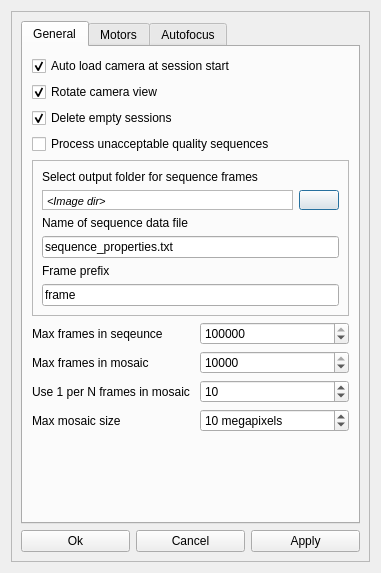
<?xml version="1.0" encoding="UTF-8"?>
<ui version="4.0">
 <class>optionsDialog</class>
 <widget class="QDialog" name="optionsDialog">
  <property name="geometry">
   <rect>
    <x>0</x>
    <y>0</y>
    <width>381</width>
    <height>573</height>
   </rect>
  </property>
  <property name="minimumSize">
   <size>
    <width>0</width>
    <height>0</height>
   </size>
  </property>
  <property name="windowTitle">
   <string>Choose an action:</string>
  </property>
  <property name="modal">
   <bool>true</bool>
  </property>
  <layout class="QVBoxLayout" name="verticalLayout">
   <item>
    <widget class="QFrame" name="frame">
     <property name="frameShape">
      <enum>QFrame::StyledPanel</enum>
     </property>
     <property name="frameShadow">
      <enum>QFrame::Raised</enum>
     </property>
     <layout class="QGridLayout" name="gridLayout_8">
      <item row="0" column="0" colspan="3">
       <widget class="QTabWidget" name="tabWidget">
        <property name="enabled">
         <bool>true</bool>
        </property>
        <property name="currentIndex">
         <number>0</number>
        </property>
        <widget class="QWidget" name="tabGeneral">
         <attribute name="title">
          <string>General</string>
         </attribute>
         <layout class="QGridLayout" name="gridLayout_6">
          <item row="0" column="0" colspan="2">
           <widget class="QCheckBox" name="autoLoadCamera">
            <property name="text">
             <string>Auto load camera at session start</string>
            </property>
            <property name="checked">
             <bool>true</bool>
            </property>
           </widget>
          </item>
          <item row="2" column="0" colspan="2">
           <widget class="QCheckBox" name="deleteEmptySessions">
            <property name="text">
             <string>Delete empty sessions</string>
            </property>
            <property name="checked">
             <bool>true</bool>
            </property>
           </widget>
          </item>
          <item row="4" column="0" colspan="2">
           <widget class="QFrame" name="frame_2">
            <property name="frameShape">
             <enum>QFrame::StyledPanel</enum>
            </property>
            <property name="frameShadow">
             <enum>QFrame::Raised</enum>
            </property>
            <layout class="QGridLayout" name="gridLayout_4">
             <item row="1" column="0" colspan="2">
              <widget class="QTextEdit" name="saveDirTextEdit">
               <property name="sizePolicy">
                <sizepolicy hsizetype="Expanding" vsizetype="Fixed">
                 <horstretch>0</horstretch>
                 <verstretch>10</verstretch>
                </sizepolicy>
               </property>
               <property name="maximumSize">
                <size>
                 <width>16777215</width>
                 <height>20</height>
                </size>
               </property>
               <property name="verticalScrollBarPolicy">
                <enum>Qt::ScrollBarAlwaysOff</enum>
               </property>
               <property name="horizontalScrollBarPolicy">
                <enum>Qt::ScrollBarAlwaysOff</enum>
               </property>
               <property name="html">
                <string>&lt;!DOCTYPE HTML PUBLIC &quot;-//W3C//DTD HTML 4.0//EN&quot; &quot;http://www.w3.org/TR/REC-html40/strict.dtd&quot;&gt;
&lt;html&gt;&lt;head&gt;&lt;meta name=&quot;qrichtext&quot; content=&quot;1&quot; /&gt;&lt;style type=&quot;text/css&quot;&gt;
p, li { white-space: pre-wrap; }
&lt;/style&gt;&lt;/head&gt;&lt;body style=&quot; font-family:'MS Shell Dlg 2'; font-size:8.25pt; font-weight:400; font-style:normal;&quot;&gt;
&lt;p style=&quot; margin-top:0px; margin-bottom:0px; margin-left:0px; margin-right:0px; -qt-block-indent:0; text-indent:0px;&quot;&gt;&lt;span style=&quot; font-size:8pt; font-style:italic;&quot;&gt;&amp;lt;Image dir&amp;gt;&lt;/span&gt;&lt;/p&gt;&lt;/body&gt;&lt;/html&gt;</string>
               </property>
              </widget>
             </item>
             <item row="3" column="0" colspan="3">
              <widget class="QLineEdit" name="sequenceDataLineEdit">
               <property name="text">
                <string>sequence_properties.txt</string>
               </property>
              </widget>
             </item>
             <item row="5" column="0" colspan="3">
              <widget class="QLineEdit" name="framePrefixLineEdit">
               <property name="text">
                <string>frame</string>
               </property>
              </widget>
             </item>
             <item row="2" column="0" colspan="2">
              <widget class="QLabel" name="imageBaseName_5">
               <property name="text">
                <string>Name of sequence data file</string>
               </property>
               <property name="alignment">
                <set>Qt::AlignLeading|Qt::AlignLeft|Qt::AlignVCenter</set>
               </property>
              </widget>
             </item>
             <item row="0" column="0">
              <widget class="QLabel" name="imageBaseName_4">
               <property name="text">
                <string>Select output folder for sequence frames</string>
               </property>
               <property name="alignment">
                <set>Qt::AlignLeading|Qt::AlignLeft|Qt::AlignVCenter</set>
               </property>
              </widget>
             </item>
             <item row="4" column="0" colspan="2">
              <widget class="QLabel" name="imageBaseName_6">
               <property name="text">
                <string>Frame prefix</string>
               </property>
               <property name="alignment">
                <set>Qt::AlignLeading|Qt::AlignLeft|Qt::AlignVCenter</set>
               </property>
              </widget>
             </item>
             <item row="1" column="2">
              <widget class="QPushButton" name="saveDirSelect">
               <property name="maximumSize">
                <size>
                 <width>16777215</width>
                 <height>20</height>
                </size>
               </property>
               <property name="text">
                <string/>
               </property>
               <property name="icon">
                <iconset>
                 <normalon>:/trolltech/styles/commonstyle/images/diropen-16.png</normalon>
                </iconset>
               </property>
              </widget>
             </item>
            </layout>
           </widget>
          </item>
          <item row="5" column="0">
           <widget class="QLabel" name="label_4">
            <property name="text">
             <string>Max frames in seqeunce</string>
            </property>
           </widget>
          </item>
          <item row="5" column="1">
           <widget class="QSpinBox" name="maxSaveFramesSpinBox">
            <property name="minimum">
             <number>1000</number>
            </property>
            <property name="maximum">
             <number>100000</number>
            </property>
            <property name="singleStep">
             <number>1000</number>
            </property>
            <property name="value">
             <number>100000</number>
            </property>
           </widget>
          </item>
          <item row="6" column="0">
           <widget class="QLabel" name="label_5">
            <property name="text">
             <string>Max frames in mosaic</string>
            </property>
           </widget>
          </item>
          <item row="6" column="1">
           <widget class="QSpinBox" name="maxMosaicFramesSpinBox">
            <property name="minimum">
             <number>100</number>
            </property>
            <property name="maximum">
             <number>10000</number>
            </property>
            <property name="singleStep">
             <number>100</number>
            </property>
            <property name="value">
             <number>10000</number>
            </property>
           </widget>
          </item>
          <item row="7" column="0">
           <widget class="QLabel" name="label_6">
            <property name="text">
             <string>Use 1 per N frames in mosaic </string>
            </property>
           </widget>
          </item>
          <item row="7" column="1">
           <widget class="QSpinBox" name="nthAlignFrameSpinBox">
            <property name="minimum">
             <number>1</number>
            </property>
            <property name="maximum">
             <number>50</number>
            </property>
            <property name="value">
             <number>10</number>
            </property>
           </widget>
          </item>
          <item row="9" column="0">
           <spacer name="verticalSpacer_2">
            <property name="orientation">
             <enum>Qt::Vertical</enum>
            </property>
            <property name="sizeHint" stdset="0">
             <size>
              <width>20</width>
              <height>40</height>
             </size>
            </property>
           </spacer>
          </item>
          <item row="3" column="0" colspan="2">
           <widget class="QCheckBox" name="processUnacceptable">
            <property name="text">
             <string>Process unacceptable quality sequences</string>
            </property>
           </widget>
          </item>
          <item row="8" column="0">
           <widget class="QLabel" name="label_3">
            <property name="text">
             <string>Max mosaic size</string>
            </property>
           </widget>
          </item>
          <item row="8" column="1">
           <widget class="QSpinBox" name="maxMosaicSizeSpinBox">
            <property name="suffix">
             <string> megapixels</string>
            </property>
            <property name="minimum">
             <number>1</number>
            </property>
            <property name="maximum">
             <number>50</number>
            </property>
            <property name="value">
             <number>10</number>
            </property>
           </widget>
          </item>
          <item row="1" column="0">
           <widget class="QCheckBox" name="rotateFrames">
            <property name="text">
             <string>Rotate camera view</string>
            </property>
            <property name="checked">
             <bool>true</bool>
            </property>
           </widget>
          </item>
         </layout>
        </widget>
        <widget class="QWidget" name="tabMotors">
         <attribute name="title">
          <string>Motors</string>
         </attribute>
         <layout class="QGridLayout" name="gridLayout_3">
          <item row="8" column="2">
           <spacer name="verticalSpacer_3">
            <property name="orientation">
             <enum>Qt::Vertical</enum>
            </property>
            <property name="sizeHint" stdset="0">
             <size>
              <width>20</width>
              <height>40</height>
             </size>
            </property>
           </spacer>
          </item>
          <item row="2" column="1">
           <spacer name="verticalSpacer_4">
            <property name="orientation">
             <enum>Qt::Vertical</enum>
            </property>
            <property name="sizeType">
             <enum>QSizePolicy::Minimum</enum>
            </property>
            <property name="sizeHint" stdset="0">
             <size>
              <width>20</width>
              <height>10</height>
             </size>
            </property>
           </spacer>
          </item>
          <item row="4" column="0" colspan="2">
           <widget class="QLabel" name="label_7">
            <property name="text">
             <string>Pixels per mm</string>
            </property>
           </widget>
          </item>
          <item row="5" column="0" colspan="2">
           <widget class="QLabel" name="label_9">
            <property name="text">
             <string>Pixels per motor mm</string>
            </property>
           </widget>
          </item>
          <item row="5" column="2">
           <widget class="QSpinBox" name="pixelResMotorSpinBox">
            <property name="minimum">
             <number>1</number>
            </property>
            <property name="maximum">
             <number>10000</number>
            </property>
            <property name="value">
             <number>1000</number>
            </property>
           </widget>
          </item>
          <item row="4" column="2">
           <widget class="QSpinBox" name="pixelResImageSpinBox">
            <property name="maximum">
             <number>10000</number>
            </property>
            <property name="value">
             <number>1000</number>
            </property>
           </widget>
          </item>
          <item row="1" column="0" colspan="4">
           <widget class="QFrame" name="frame_3">
            <property name="frameShape">
             <enum>QFrame::StyledPanel</enum>
            </property>
            <property name="frameShadow">
             <enum>QFrame::Raised</enum>
            </property>
            <layout class="QGridLayout" name="gridLayout_5">
             <item row="1" column="0">
              <widget class="QLabel" name="label_10">
               <property name="text">
                <string>X and Y axis:</string>
               </property>
              </widget>
             </item>
             <item row="2" column="0">
              <widget class="QLabel" name="label_11">
               <property name="text">
                <string>Max. double click speed</string>
               </property>
              </widget>
             </item>
             <item row="3" column="0">
              <widget class="QLabel" name="label_8">
               <property name="text">
                <string>Max. joystick speed</string>
               </property>
              </widget>
             </item>
             <item row="4" column="0">
              <widget class="QLabel" name="label_12">
               <property name="text">
                <string>Z axis:</string>
               </property>
              </widget>
             </item>
             <item row="5" column="0" colspan="2">
              <widget class="QLabel" name="label_13">
               <property name="text">
                <string>Distance per up/down arrow press</string>
               </property>
              </widget>
             </item>
             <item row="6" column="0" colspan="2">
              <widget class="QLabel" name="label_14">
               <property name="text">
                <string>Distance per scroll-wheel</string>
               </property>
              </widget>
             </item>
             <item row="6" column="2">
              <widget class="QDoubleSpinBox" name="zscrollDist">
               <property name="suffix">
                <string> mm</string>
               </property>
               <property name="maximum">
                <double>2.000000000000000</double>
               </property>
               <property name="singleStep">
                <double>0.050000000000000</double>
               </property>
               <property name="value">
                <double>0.100000000000000</double>
               </property>
              </widget>
             </item>
             <item row="3" column="2">
              <widget class="QDoubleSpinBox" name="joystickSpeedMax">
               <property name="suffix">
                <string> mm/s</string>
               </property>
               <property name="maximum">
                <double>0.500000000000000</double>
               </property>
               <property name="singleStep">
                <double>0.050000000000000</double>
               </property>
               <property name="value">
                <double>0.150000000000000</double>
               </property>
              </widget>
             </item>
             <item row="2" column="2">
              <widget class="QDoubleSpinBox" name="dblclickSpeedMax">
               <property name="suffix">
                <string> mm/s</string>
               </property>
               <property name="maximum">
                <double>2.500000000000000</double>
               </property>
               <property name="singleStep">
                <double>0.100000000000000</double>
               </property>
               <property name="value">
                <double>1.500000000000000</double>
               </property>
              </widget>
             </item>
             <item row="5" column="2">
              <widget class="QDoubleSpinBox" name="zarrowDist">
               <property name="suffix">
                <string> mm</string>
               </property>
               <property name="maximum">
                <double>2.000000000000000</double>
               </property>
               <property name="singleStep">
                <double>0.050000000000000</double>
               </property>
               <property name="value">
                <double>0.100000000000000</double>
               </property>
              </widget>
             </item>
            </layout>
           </widget>
          </item>
          <item row="0" column="0">
           <widget class="QCheckBox" name="homeMotorsOnStartup">
            <property name="text">
             <string>Home motors on startup</string>
            </property>
            <property name="checked">
             <bool>true</bool>
            </property>
           </widget>
          </item>
         </layout>
        </widget>
        <widget class="QWidget" name="tabAutofocus">
         <attribute name="title">
          <string>Autofocus</string>
         </attribute>
         <layout class="QVBoxLayout" name="verticalLayout_3">
          <item>
           <widget class="QFrame" name="autofocusFrame">
            <property name="frameShape">
             <enum>QFrame::StyledPanel</enum>
            </property>
            <property name="frameShadow">
             <enum>QFrame::Raised</enum>
            </property>
            <layout class="QGridLayout" name="gridLayout">
             <item row="0" column="0">
              <widget class="QCheckBox" name="computeSharpness">
               <property name="text">
                <string>Compute frame sharpness</string>
               </property>
              </widget>
             </item>
             <item row="2" column="0" colspan="2">
              <widget class="QFrame" name="sharpnessFrame">
               <property name="minimumSize">
                <size>
                 <width>0</width>
                 <height>0</height>
                </size>
               </property>
               <property name="frameShape">
                <enum>QFrame::NoFrame</enum>
               </property>
               <property name="frameShadow">
                <enum>QFrame::Raised</enum>
               </property>
               <layout class="QGridLayout" name="gridLayout_7">
                <item row="2" column="0">
                 <widget class="QCheckBox" name="enableAutofocus">
                  <property name="toolTip">
                   <string>Compute frame sharpness must be on to enable autofocus</string>
                  </property>
                  <property name="text">
                   <string>Enable autofocus</string>
                  </property>
                  <property name="checked">
                   <bool>false</bool>
                  </property>
                 </widget>
                </item>
                <item row="3" column="0" colspan="2">
                 <widget class="QFrame" name="modulateFrame">
                  <property name="frameShape">
                   <enum>QFrame::NoFrame</enum>
                  </property>
                  <property name="frameShadow">
                   <enum>QFrame::Raised</enum>
                  </property>
                  <layout class="QGridLayout" name="gridLayout_2">
                   <item row="1" column="0">
                    <widget class="QLabel" name="label">
                     <property name="text">
                      <string>Modulate weight</string>
                     </property>
                    </widget>
                   </item>
                   <item row="1" column="1">
                    <widget class="QSpinBox" name="modulateWeight">
                     <property name="suffix">
                      <string>x</string>
                     </property>
                     <property name="minimum">
                      <number>1</number>
                     </property>
                     <property name="maximum">
                      <number>20</number>
                     </property>
                     <property name="value">
                      <number>10</number>
                     </property>
                    </widget>
                   </item>
                  </layout>
                 </widget>
                </item>
                <item row="1" column="0">
                 <widget class="QLabel" name="label_2">
                  <property name="text">
                   <string>Num frames in sharpness average</string>
                  </property>
                 </widget>
                </item>
                <item row="1" column="1">
                 <widget class="QSpinBox" name="nSharpnessSpinBox">
                  <property name="minimum">
                   <number>1</number>
                  </property>
                  <property name="maximum">
                   <number>50</number>
                  </property>
                  <property name="value">
                   <number>15</number>
                  </property>
                 </widget>
                </item>
               </layout>
              </widget>
             </item>
            </layout>
           </widget>
          </item>
          <item>
           <spacer name="verticalSpacer">
            <property name="orientation">
             <enum>Qt::Vertical</enum>
            </property>
            <property name="sizeHint" stdset="0">
             <size>
              <width>20</width>
              <height>40</height>
             </size>
            </property>
           </spacer>
          </item>
         </layout>
        </widget>
       </widget>
      </item>
      <item row="1" column="0">
       <widget class="QPushButton" name="okButton">
        <property name="text">
         <string>Ok</string>
        </property>
       </widget>
      </item>
      <item row="1" column="1">
       <widget class="QPushButton" name="cancelButton">
        <property name="text">
         <string>Cancel</string>
        </property>
       </widget>
      </item>
      <item row="1" column="2">
       <widget class="QPushButton" name="applyButton">
        <property name="text">
         <string>Apply</string>
        </property>
       </widget>
      </item>
     </layout>
    </widget>
   </item>
  </layout>
 </widget>
 <resources>
  <include location="ncm_qcapture.qrc"/>
 </resources>
 <connections/>
</ui>
